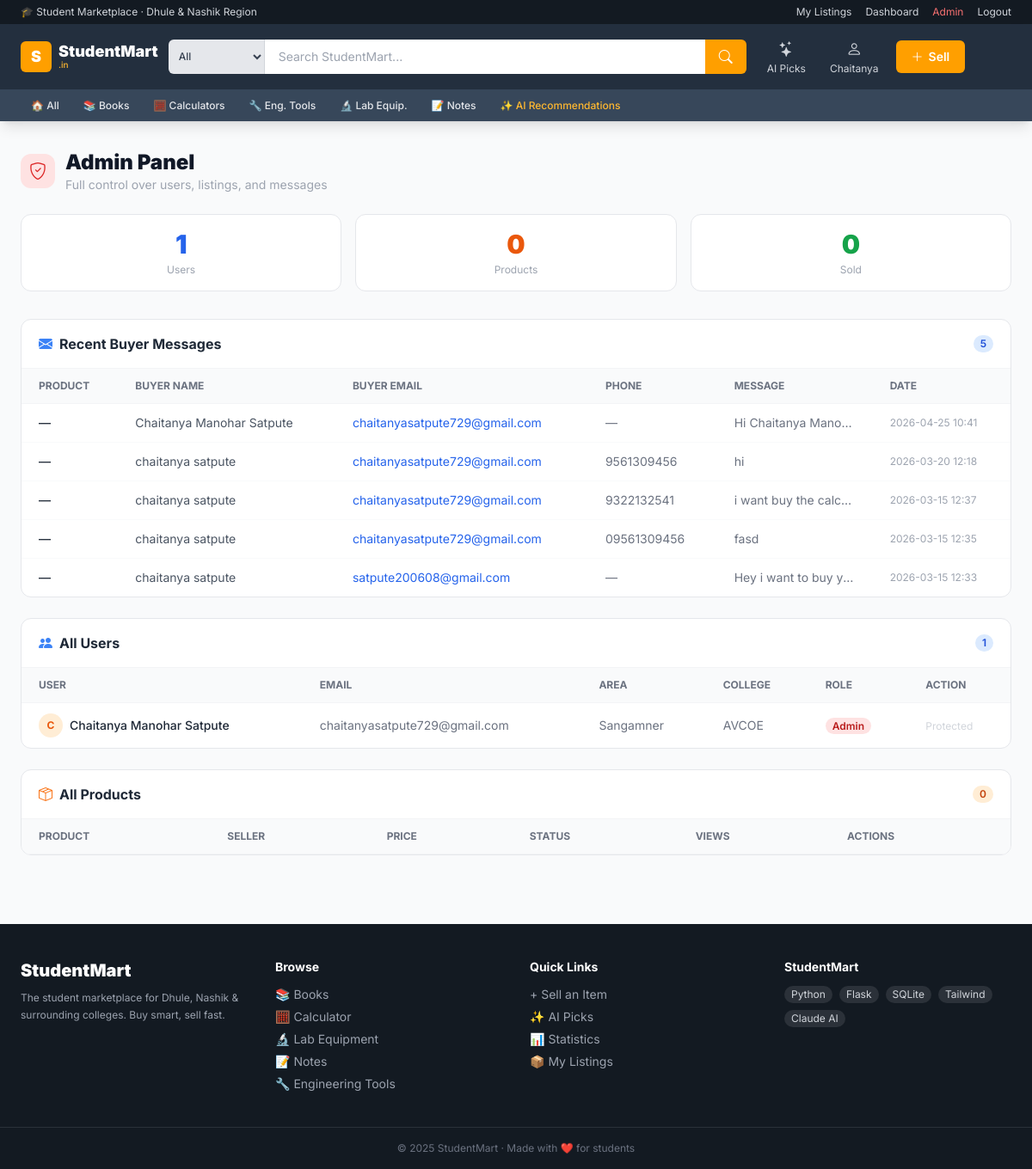
The page /admin (signed in) on the database its author committed.
### tables this page shows
CREATE TABLE users (
            id       INTEGER PRIMARY KEY AUTOINCREMENT,
            name     TEXT NOT NULL,
            email    TEXT UNIQUE NOT NULL,
            password TEXT NOT NULL,
            area     TEXT DEFAULT 'Dhule',
            college  TEXT
        , is_admin INTEGER DEFAULT 0, phone TEXT DEFAULT '');

CREATE TABLE messages (
            id           INTEGER PRIMARY KEY AUTOINCREMENT,
            product_id   INTEGER,
            buyer_name   TEXT,
            buyer_email  TEXT,
            buyer_phone  TEXT,
            message      TEXT,
            created_at   DATETIME DEFAULT CURRENT_TIMESTAMP
        );

### app.py (the view)
@app.route("/admin")
@login_required
@admin_required
def admin_dashboard():
    db  = get_db()
    cur = db.cursor()
    cur.execute("SELECT * FROM users ORDER BY id DESC")
    all_users = cur.fetchall()
    cur.execute("SELECT * FROM products ORDER BY id DESC")
    all_products = cur.fetchall()
    cur.execute("SELECT COUNT(*) FROM users")
    total_users = cur.fetchone()[0]
    cur.execute("SELECT COUNT(*) FROM products")
    total_products = cur.fetchone()[0]
    cur.execute("SELECT COUNT(*) FROM products WHERE status='Sold'")
    total_sold = cur.fetchone()[0]
    cur.execute("SELECT m.*, p.name as pname FROM messages m LEFT JOIN products p ON m.product_id=p.id ORDER BY m.created_at DESC LIMIT 20")
    all_messages = cur.fetchall()
    db.close()
    user = current_user()
    return render_template("admin_dashboard.html",
        user=user, all_users=all_users, all_products=all_products,
        total_users=total_users, total_products=total_products,
        total_sold=total_sold, all_messages=all_messages)

### app.py (called while the page is built)
def get_db():
    conn = sqlite3.connect(DB_PATH)
    conn.row_factory = sqlite3.Row
    return conn

def current_user():
    if "user_id" in session:
        db  = get_db()
        cur = db.cursor()
        cur.execute("SELECT * FROM users WHERE id=?", (session["user_id"],))
        u = cur.fetchone()
        db.close()
        return u
    return None

def login_required(f):
    @wraps(f)
    def decorated(*args, **kwargs):
        if "user_id" not in session:
            flash("Please login to continue.")
            return redirect(url_for("login"))
        return f(*args, **kwargs)
    return decorated

def admin_required(f):
    @wraps(f)
    def decorated(*args, **kwargs):
        user = current_user()
        if not user or not user["is_admin"]:
            flash("Access denied. Admins only.")
            return redirect(url_for("home"))
        return f(*args, **kwargs)
    return decorated

### templates/admin_dashboard.html (shortened to what this page needs)
{% extends "base.html" %}
{% block content %}
<div class="max-w-7xl mx-auto px-4 sm:px-6 py-8">
  <div class="flex items-center gap-3 mb-6">
    <div class="w-10 h-10 bg-red-100 rounded-xl flex items-center justify-center shrink-0">
      <i class="bi bi-shield-check text-red-600 text-xl"></i>
    </div>
    <div>
      <h1 class="text-2xl font-black text-gray-900">Admin Panel</h1>
      <p class="text-sm text-gray-400">Full control over users, listings, and messages</p>
    </div>
  </div>
  <div class="grid grid-cols-3 gap-4 mb-8">
    {% for val, label, color in [(total_users,'Users','blue'),(total_products,'Products','orange'),(total_sold,'Sold','green')] %}
    <div class="bg-white border border-gray-200 rounded-xl p-4 text-center">
      <div class="text-3xl font-black text-{{ color }}-600">{{ val }}</div>
      <div class="text-xs text-gray-400 mt-1">{{ label }}</div>
    </div>
    {% endfor %}
  </div>
  {% if all_messages %}
  <div class="bg-white border border-gray-200 rounded-xl mb-6 overflow-hidden">
    <div class="px-5 py-4 border-b border-gray-100 flex items-center gap-2">
      <i class="bi bi-envelope-fill text-blue-500"></i>
      <h2 class="font-bold text-gray-800">Recent Buyer Messages</h2>
      <span class="ml-auto bg-blue-100 text-blue-700 text-xs font-semibold px-2 py-0.5 rounded-full">{{ all_messages|length }}</span>
    </div>
    <div class="overflow-x-auto">
      <table class="w-full text-sm">
        <thead class="bg-gray-50 border-b border-gray-100 text-xs text-gray-500 uppercase">
          <tr>
            <th class="text-left px-5 py-3">Product</th>
            <th class="text-left px-5 py-3">Buyer Name</th>
            <th class="text-left px-5 py-3">Buyer Email</th>
            <th class="text-left px-5 py-3">Phone</th>
            <th class="text-left px-5 py-3">Message</th>
            <th class="text-left px-5 py-3">Date</th>
          </tr>
        </thead>
        <tbody class="divide-y divide-gray-50">
          {% for m in all_messages %}
          <tr class="hover:bg-gray-50">
            <td class="px-5 py-3 font-medium text-gray-800 max-w-[120px] truncate">{{ m['pname'] or '—' }}</td>
            <td class="px-5 py-3 text-gray-600">{{ m['buyer_name'] }}</td>
            <td class="px-5 py-3 text-blue-600">{{ m['buyer_email'] }}</td>
            <td class="px-5 py-3 text-gray-500">{{ m['buyer_phone'] or '—' }}</td>
            <td class="px-5 py-3 text-gray-500 max-w-[160px] truncate">{{ m['message'] }}</td>
            <td class="px-5 py-3 text-gray-400 text-xs">{{ m['created_at'][:16] if m['created_at'] else '—' }}</td>
          </tr>
          {% endfor %}
        </tbody>
      </table>
    </div>
  </div>
  {% endif %}
  <div class="bg-white border border-gray-200 rounded-xl mb-6 overflow-hidden">
    <div class="px-5 py-4 border-b border-gray-100 flex items-center gap-2">
      <i class="bi bi-people-fill text-blue-500"></i>
      <h2 class="font-bold text-gray-800">All Users</h2>
      <span class="ml-auto bg-blue-100 text-blue-700 text-xs font-semibold px-2 py-0.5 rounded-full">{{ total_users }}</span>
    </div>
    <div class="overflow-x-auto">
      <table class="w-full text-sm">
        <thead class="bg-gray-50 border-b border-gray-100 text-xs text-gray-500 uppercase">
          <tr>
            <th class="text-left px-5 py-3">User</th>
            <th class="text-left px-5 py-3">Email</th>
            <th class="text-left px-5 py-3">Area</th>
            <th class="text-left px-5 py-3">College</th>
            <th class="text-left px-5 py-3">Role</th>
            <th class="text-left px-5 py-3">Action</th>
          </tr>
        </thead>
        <tbody class="divide-y divide-gray-50">
          {% for u in all_users %}
          <tr class="hover:bg-gray-50">
            <td class="px-5 py-3">
              <div class="flex items-center gap-2">
                <div class="w-7 h-7 bg-orange-100 rounded-full flex items-center justify-center text-orange-600 font-bold uppercase text-xs shrink-0">{{ u['name'][0] }}</div>
                <span class="font-medium text-gray-800">{{ u['name'] }}</span>
              </div>
            </td>
            <td class="px-5 py-3 text-gray-500">{{ u['email'] }}</td>
            <td class="px-5 py-3 text-gray-500">{{ u['area'] }}</td>
            <td class="px-5 py-3 text-gray-500">{{ u['college'] or '—' }}</td>
            <td class="px-5 py-3">
              {% if u['is_admin'] %}<span class="bg-red-100 text-red-700 text-xs font-semibold px-2 py-0.5 rounded-full">Admin</span>
              {% else %}<span class="bg-gray-100 text-gray-500 text-xs px-2 py-0.5 rounded-full">User</span>{% endif %}
            </td>
            <td class="px-5 py-3">
              {% if not u['is_admin'] %}
              <a href="/admin/delete-user/{{ u['id'] }}" onclick="return confirm('Delete user and all their listings?')"
                class="text-xs text-red-500 hover:text-red-700 font-semibold hover:bg-red-50 px-2.5 py-1.5 rounded-lg">
                <i class="bi bi-trash"></i> Delete
              </a>
              {% else %}<span class="text-xs text-gray-300">Protected</span>{% endif %}
            </td>
          </tr>
          {% endfor %}
        </tbody>
      </table>
    </div>
  </div>
  <div class="bg-white border border-gray-200 rounded-xl overflow-hidden">
    <div class="px-5 py-4 border-b border-gray-100 flex items-center gap-2">
      <i class="bi bi-box-seam text-orange-500"></i>
      <h2 class="font-bold text-gray-800">All Products</h2>
      <span class="ml-auto bg-orange-100 text-orange-700 text-xs font-semibold px-2 py-0.5 rounded-full">{{ total_products }}</span>
    </div>
    <div class="overflow-x-auto">
      <table class="w-full text-sm">
        <thead class="bg-gray-50 border-b border-gray-100 text-xs text-gray-500 uppercase">
          <tr>
            <th class="text-left px-5 py-3">Product</th>
            <th class="text-left px-5 py-3">Seller</th>
            <th class="text-left px-5 py-3">Price</th>
            <th class="text-left px-5 py-3">Status</th>
            <th class="text-left px-5 py-3">Views</th>
            <th class="text-left px-5 py-3">Actions</th>
          </tr>
        </thead>
      </table>
    </div>
  </div>
</div>
{% endblock %}

### templates/base.html (shortened to what this page needs)
<!DOCTYPE html>
<html lang="en">
<head>
  <script src="https://cdn.tailwindcss.com"></script>
  <link href="https://cdn.jsdelivr.net/npm/bootstrap-icons@1.11.3/font/bootstrap-icons.css" rel="stylesheet"/>
</head>
<body class="bg-gray-50 min-h-screen flex flex-col text-gray-800">
<div class="bg-navy-dark text-white text-xs">
  <div class="max-w-7xl mx-auto px-3 sm:px-6 py-1.5 flex items-center justify-between">
    <span class="text-gray-300">🎓 Student Marketplace · Dhule & Nashik Region</span>
    <div class="flex items-center gap-4 text-gray-300">
      {% if user %}
        <a href="/my-listings" class="hover:text-primary-light">My Listings</a>
        <a href="/dashboard" class="hover:text-primary-light">Dashboard</a>
        {% if user.is_admin %}<a href="/admin" class="text-red-400 hover:text-red-300">Admin</a>{% endif %}
        <a href="/logout" class="hover:text-primary-light">Logout</a>
      {% else %}
        <a href="/login" class="hover:text-primary-light">Sign In</a>
        <a href="/register" class="hover:text-primary-light">Create Account</a>
      {% endif %}
    </div>
  </div>
</div>
<header class="bg-navy text-white sticky top-0 z-50 shadow-lg">
  <div class="max-w-7xl mx-auto px-3 sm:px-6 py-3 flex items-center gap-3">
    <a href="/" class="shrink-0 flex items-center gap-2">
      <div class="bg-primary rounded-md w-9 h-9 flex items-center justify-center font-black text-white text-lg">S</div>
      <div class="hidden sm:block leading-tight">
        <div class="font-black text-white text-lg leading-none">StudentMart</div>
        <div class="text-primary-light text-[10px] font-medium">.in</div>
      </div>
    </a>
    <form class="flex flex-1 max-w-2xl" method="GET" action="/products">
      <select name="category" class="bg-gray-200 text-gray-700 text-xs font-medium px-2 py-0 rounded-l-md border-r border-gray-300 focus:outline-none hidden sm:block w-28 shrink-0">
        <option value="">All</option>
      </select>
      <input type="search" name="search" placeholder="Search StudentMart..."
        class="flex-1 px-4 py-2.5 text-gray-900 text-sm focus:outline-none min-w-0"/>
      <button type="submit" class="bg-primary hover:bg-primary-dark px-4 rounded-r-md flex items-center justify-center shrink-0">
        <i class="bi bi-search text-white text-base"></i>
      </button>
    </form>
    <div class="flex items-center gap-1 sm:gap-3 shrink-0 ml-1">
      <a href="/recommendations" class="hidden md:flex flex-col items-center text-xs text-gray-300 hover:text-primary-light px-2 py-1 rounded hover:bg-navy-light">
        <i class="bi bi-stars text-lg"></i>
        <span>AI Picks</span>
      </a>
      {% if user %}
      <a href="/my-listings" class="hidden md:flex flex-col items-center text-xs text-gray-300 hover:text-primary-light px-2 py-1 rounded hover:bg-navy-light">
        <i class="bi bi-person text-lg"></i>
        <span>{{ user.name.split()[0] }}</span>
      </a>
      {% else %}
      <a href="/login" class="hidden md:flex flex-col items-center text-xs text-gray-300 hover:text-primary-light px-2 py-1 rounded hover:bg-navy-light">
        <i class="bi bi-person text-lg"></i>
        <span>Sign In</span>
      </a>
      {% endif %}
      <a href="/sell" class="btn-primary text-sm shrink-0">
        <i class="bi bi-plus-lg"></i><span class="hidden sm:inline">Sell</span>
      </a>
    </div>
  </div>
  <div class="bg-navy-light border-t border-navy-light/50">
    <div class="max-w-7xl mx-auto px-3 sm:px-6 flex items-center gap-1 overflow-x-auto py-1.5 no-scrollbar">
      {% for cat, emoji in [('','🏠 All'),('Books','📚 Books'),('Calculator','🧮 Calculators'),('Engineering Tools','🔧 Eng. Tools'),('Lab Equipment','🔬 Lab Equip.'),('Notes','📝 Notes')] %}
      <a href="/products{% if cat %}?category={{ cat }}{% endif %}"
        class="whitespace-nowrap text-xs font-medium text-gray-200 hover:text-primary-light px-3 py-1 rounded hover:bg-white/10 transition-colors shrink-0">
        {{ emoji }}
      </a>
      {% endfor %}
      <a href="/recommendations" class="whitespace-nowrap text-xs font-medium text-primary-light hover:text-primary px-3 py-1 rounded hover:bg-white/10 transition-colors shrink-0">
        ✨ AI Recommendations
      </a>
    </div>
  </div>
</header>
<main class="flex-1">{% block content %}{% endblock %}</main>
<footer class="bg-navy-dark text-gray-300 mt-12">
  <div class="max-w-7xl mx-auto px-4 sm:px-6 py-10 grid grid-cols-2 md:grid-cols-4 gap-8 text-sm">
    <div>
      <div class="font-black text-white text-xl mb-2">StudentMart</div>
      <p class="text-gray-400 text-xs leading-relaxed">The student marketplace for Dhule, Nashik & surrounding colleges. Buy smart, sell fast.</p>
    </div>
    <div>
      <div class="font-bold text-white mb-3">Browse</div>
      <ul class="space-y-1.5 text-gray-400">
        {% for cat, emoji in [('Books','📚'),('Calculator','🧮'),('Lab Equipment','🔬'),('Notes','📝'),('Engineering Tools','🔧')] %}
        <li><a href="/products?category={{ cat }}" class="hover:text-primary-light">{{ emoji }} {{ cat }}</a></li>
        {% endfor %}
      </ul>
    </div>
    <div>
      <div class="font-bold text-white mb-3">Quick Links</div>
      <ul class="space-y-1.5 text-gray-400">
        <li><a href="/sell" class="hover:text-primary-light">+ Sell an Item</a></li>
        <li><a href="/recommendations" class="hover:text-primary-light">✨ AI Picks</a></li>
        <li><a href="/dashboard" class="hover:text-primary-light">📊 Statistics</a></li>
        {% if user %}<li><a href="/my-listings" class="hover:text-primary-light">📦 My Listings</a></li>{% endif %}
      </ul>
    </div>
    <div>
      <div class="font-bold text-white mb-3">StudentMart</div>
      <div class="flex flex-wrap gap-2">
        {% for t in ['Python','Flask','SQLite','Tailwind','Claude AI'] %}
        <span class="bg-white/10 text-xs px-2 py-0.5 rounded-full">{{ t }}</span>
        {% endfor %}
      </div>
    </div>
  </div>
  <div class="border-t border-white/10 py-4 text-center text-xs text-gray-500">
    © 2025 StudentMart · Made with ❤️ for students
  </div>
</footer>
</body>
</html>

### templates/base.html (style rules this page uses)
* { font-family: 'Inter', sans-serif; }
.btn-primary { background:#FF9F00; color:#fff; font-weight:600; border-radius:6px; padding:9px 18px; transition:background .2s; display:inline-flex; align-items:center; gap:6px; }
.no-scrollbar { -ms-overflow-style:none;scrollbar-width:none }

### rows shown on the page
users: name "Chaitanya", name "C", name "Chaitanya Manohar Satpute", email "chaitanyasatpute729@gmail.com", area "Sangamner", college "AVCOE", is_admin "Admin"
messages: m "—", buyer_name "Chaitanya Manohar Satpute", buyer_email "chaitanyasatpute729@gmail.com", buyer_phone "—", message "Hi Chaitanya Mano…", created_at "2026-04-25 10:41"
messages: m "—", buyer_name "chaitanya satpute", buyer_email "chaitanyasatpute729@gmail.com", buyer_phone "9561309456", message "hi", created_at "2026-03-20 12:18"
messages: m "—", buyer_name "chaitanya satpute", buyer_email "chaitanyasatpute729@gmail.com", buyer_phone "9322132541", message "i want buy the calc…", created_at "2026-03-15 12:37"
messages: m "—", buyer_name "chaitanya satpute", buyer_email "chaitanyasatpute729@gmail.com", buyer_phone "09561309456", message "fasd", created_at "2026-03-15 12:35"
messages: m "—", buyer_name "chaitanya satpute", buyer_email "satpute200608@gmail.com", buyer_phone "—", message "Hey i want to buy y…", created_at "2026-03-15 12:33"

### other values the page prints
{{ emoji }} "🏠 All" "📚 Books" "🧮 Calculators" "🔧 Eng. Tools" "🔬 Lab Equip." "📝 Notes"
{{ val }} "1" "0" "0"
{{ label }} "Users" "Products" "Sold"
{{ all_messages|length }} "5"
{{ total_users }} "1"
{{ total_products }} "0"
{{ emoji }} "📚" "🧮" "🔬" "📝" "🔧"
{{ cat }} "Books" "Calculator" "Lab Equipment" "Notes" "Engineering Tools"
{{ t }} "Python" "Flask" "SQLite" "Tailwind" "Claude AI"
